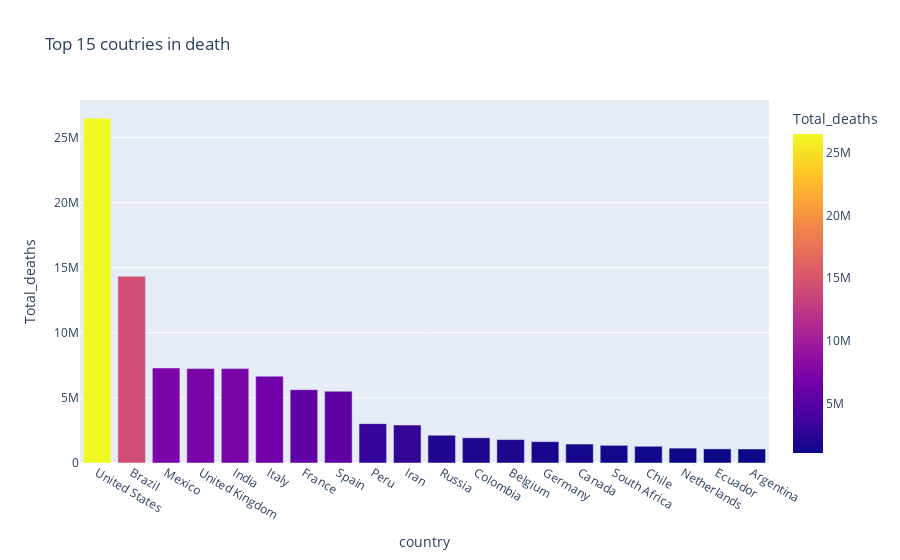

Notebook cell for this chart:
### Code cell
df = agdata.sort_values(by=["Total_deaths"], ascending=False)
fig=px.bar(df.head(20),x='country',y='Total_deaths',
           color='Total_deaths',
          title='Top 15 coutries in death')
fig.show()

### Figure 1 — Plotly figure (JSON) as saved in the notebook; plotly's stock layout.template omitted (floating-point values rounded to 4 significant figures)
{"data": [{"alignmentgroup": "True", "hovertemplate": "country=%{x}<br>Total_deaths=%{marker.color}<extra></extra>", "legendgroup": "", "marker": {"color": [26477574, 14340567, 7295850, 7249573, 7247327, 6664225, 5633444, 5510624, 3020038, 2914070, 2131571, 1936134, 1798461, 1640691, 1455549, 1357682, 1283880, 1142410, 1083749, 1077426], "coloraxis": "coloraxis", "pattern": {"shape": ""}}, "name": "", "offsetgroup": "", "orientation": "v", "showlegend": false, "textposition": "auto", "type": "bar", "x": ["United States", "Brazil", "Mexico", "United Kingdom", "India", "Italy", "France", "Spain", "Peru", "Iran", "Russia", "Colombia", "Belgium", "Germany", "Canada", "South Africa", "Chile", "Netherlands", "Ecuador", "Argentina"], "xaxis": "x", "y": [26477574, 14340567, 7295850, 7249573, 7247327, 6664225, 5633444, 5510624, 3020038, 2914070, 2131571, 1936134, 1798461, 1640691, 1455549, 1357682, 1283880, 1142410, 1083749, 1077426], "yaxis": "y"}], "layout": {"autosize": true, "barmode": "relative", "coloraxis": {"colorbar": {"title": {"text": "Total_deaths"}}, "colorscale": [[0, "#0d0887"], [0.1111, "#46039f"], [0.2222, "#7201a8"], [0.3333, "#9c179e"], [0.4444, "#bd3786"], [0.5556, "#d8576b"], [0.6667, "#ed7953"], [0.7778, "#fb9f3a"], [0.8889, "#fdca26"], [1, "#f0f921"]]}, "legend": {"tracegroupgap": 0}, "title": {"text": "Top 15 coutries in death"}, "xaxis": {"anchor": "y", "autorange": true, "domain": [0, 1], "range": [-0.5, 19.5], "title": {"text": "country"}, "type": "category"}, "yaxis": {"anchor": "x", "autorange": true, "domain": [0, 1], "range": [0, 27870000.0], "title": {"text": "Total_deaths"}, "type": "linear"}}}
